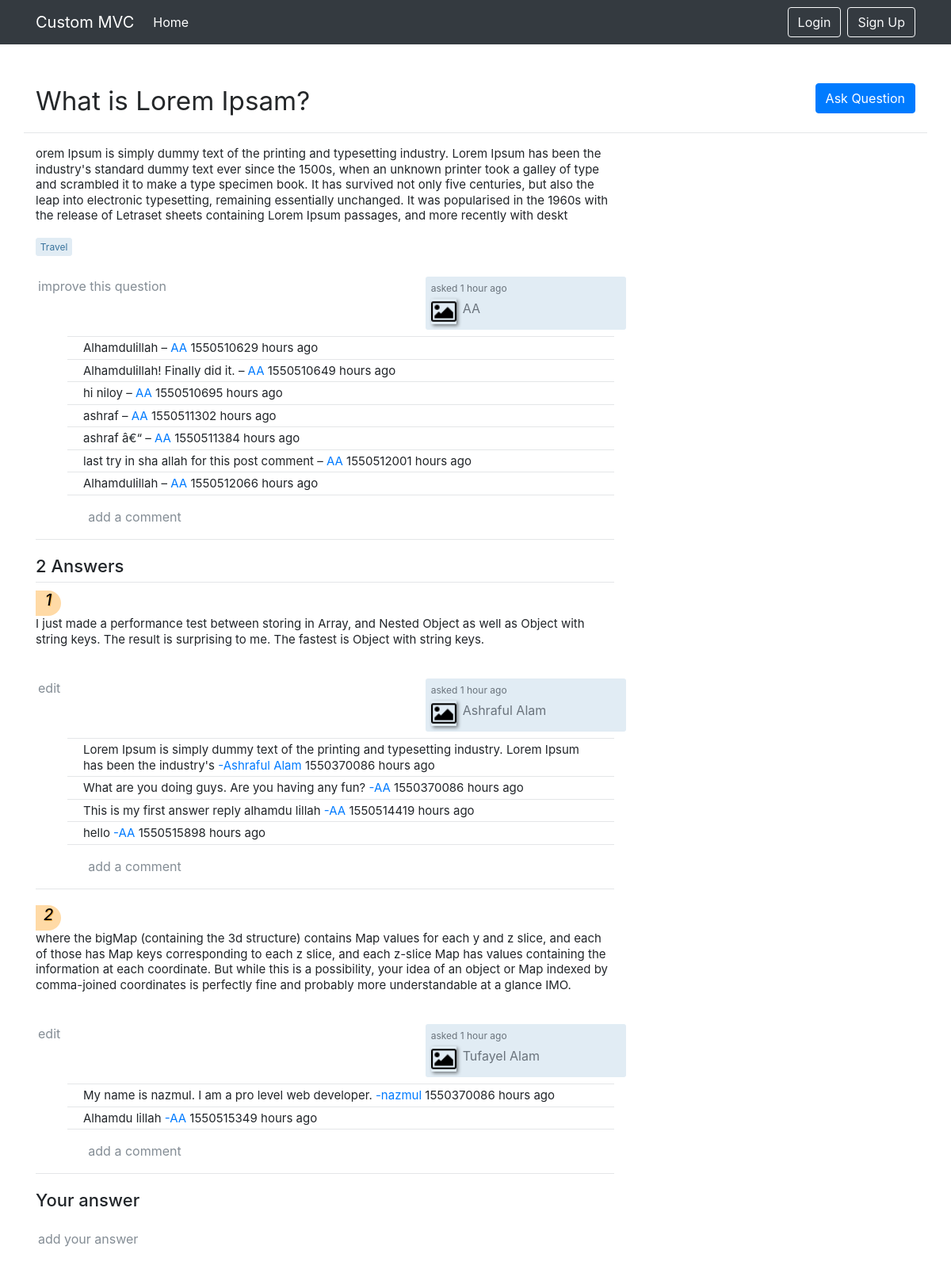
Page /PostController/postDetails?id=4 on the committed database.
### tables this page shows
CREATE TABLE `posts` (
  `id` int(15) NOT NULL,
  `user_id` int(15) NOT NULL,
  `cat_id` int(15) NOT NULL,
  `title` varchar(30) NOT NULL,
  `description` text NOT NULL
);

CREATE TABLE `categories` (
  `id` int(15) NOT NULL,
  `cat_title` varchar(30) NOT NULL
);

CREATE TABLE `users` (
  `id` int(15) NOT NULL,
  `name` varchar(30) NOT NULL,
  `email` varchar(30) NOT NULL,
  `password` varchar(256) NOT NULL,
  `hash` varchar(100) NOT NULL,
  `active` tinyint(1) NOT NULL
);

CREATE TABLE `post_comments` (
  `id` int(15) NOT NULL,
  `user_id` int(15) NOT NULL,
  `post_id` int(15) NOT NULL,
  `description` varchar(255) NOT NULL,
  `time` int(15) NOT NULL
);

CREATE TABLE `answers` (
  `id` int(15) NOT NULL,
  `user_id` int(15) NOT NULL,
  `post_id` int(15) NOT NULL,
  `description` text NOT NULL
);

CREATE TABLE `answer_comments` (
  `id` int(15) NOT NULL,
  `user_id` int(15) NOT NULL,
  `answer_id` int(15) NOT NULL,
  `description` varchar(255) NOT NULL,
  `time` int(15) NOT NULL
);

### config/load.php (called while the page is built, shortened)
<?php
class load {
	public function view ($name, $data = false) {
		include_once "templates/" . $name . ".php";
	}
	public function model ($name) {
		return new $name();
	}
}

### apps/mainmodel.php (called while the page is built, shortened)
<?php
  class mainmodel extends PDO{
		public function selectUserData($sql){
			$stat=$this->prepare($sql);
			$stat->execute();
			return $stat->fetchAll(PDO::FETCH_ASSOC);
		}
  }

### apps/PostModel.php (called while the page is built, shortened)
<?php
  include_once "config/database.php";
  class PostModel extends database {
    public function getPostData($post_table, $user_table, $category_table, $cond) {
      $sql = "SELECT $post_table.id, $user_table.name AS user_name, $category_table.cat_title AS category,  $post_table.title, $post_table.description
        FROM $post_table
        INNER JOIN $user_table on $post_table.user_id = $user_table.id
        INNER JOIN $category_table on $post_table.cat_id = $category_table.id
        WHERE $cond
        ORDER BY $post_table.id DESC";
      return $this->db->selectUserData($sql);
    }
    public function getPostCommentData($comment_table, $user_table, $cond) {
      $sql = "SELECT $user_table.name AS user_name, $comment_table.description, $comment_table.time
        FROM $comment_table
        INNER JOIN $user_table ON $comment_table.user_id = $user_table.id
        WHERE $cond";
    return $this->db->selectUserData($sql);
    }
    public function getAnswerCommentData($comment_table, $user_table, $answer_table, $cond) {
      $sql = "SELECT $user_table.name AS user_name, $answer_table.id AS answer_id, $comment_table.description, $comment_table.time
        FROM $comment_table
        INNER JOIN $user_table ON $comment_table.user_id = $user_table.id
        INNER JOIN $answer_table ON $comment_table.answer_id = $answer_table.id
        WHERE $cond";
    return $this->db->selectUserData($sql);
    }
    public function getAnswerData($answer_table, $user_table, $answerCond) {
      $sql = "SELECT $answer_table.id, $answer_table.user_id, $user_table.name, $answer_table.description
        FROM $answer_table
        INNER JOIN $user_table ON $answer_table.user_id = $user_table.id
        WHERE $answerCond";
    return $this->db->selectUserData($sql);
    }
  }

### config/maincontroller.php (called while the page is built, shortened)
<?php
  class maincontroller {
    function __construct() {
      $this->load = new load();
    }
  }

### config/database.php (called while the page is built, shortened)
<?php
  class database{
  	public function __construct(){
      $dbname = 'login';
      $host = 'localhost';
  		$username = 'root';
  		$password = '';
      $dsn = "mysql:dbname=$dbname; host=$host";
			$this->db= new mainmodel($dsn, $username, $password);
  	}
  }

### templates/post/postdetail/post.php (the view, shortened to what this page needs)
<div class="post">
  <div class="post-text">
    <p><?php echo $post[0]['description']; ?></p>
  </div>
  <div class="post-taglist">
    <a href="#" class="post-tag"><?php echo $post[0]['category']; ?></a>
  </div>
  <div class="row post-profile pt-4">
    <div class="col-md-8 post-menu">
      <a href="#" class="edit-post">improve this question</a>
    </div>
    <div class="col-md-4 user-info">
      <div class="user-action-time">
        asked 1 hour ago
      </div>
      <div class="user-picture">
        <img src="<?php echo BASE_URL; ?>/assets/images/user.png" alt="User" width="32" height="32">
      </div>
      <div class="user-details">
        <?php echo $post[0]['user_name']; ?>
      </div>
    </div>
  </div>
  <div class="post-comment mt-2">
    <div class="comments" id="post-comment-div">
      <ul class="comment-list" id="add-post-comment-js">
        <?php foreach ($postcomments as $postComment) {
        echo '<li class="comment-text">
          <span class="comment-body">'. $postComment['description'] .' – </span>
          <a href="#">'. $postComment['user_name'] .'</a>
          <span class="comment-date">'. $postComment['time'].' hours ago</span>
        </li>';
        } ?>
      </ul>
    </div>
  </div>
  <div class="post-comment-box">
    <form id="add-comment-to-post-form" action="<?php echo BASE_URL; ?>/PostController/addCommentToPost" method="POST">
      <div class="form-group">
        <div class="row">
          <div class="col-md-1">
          </div>
          <?php if(isset($_SESSION['ownUserData']) || isset($_SESSION['access_token'])) {
            echo '
          <div class="col-md-9">
            <input class="form-control" name="post-comment-box" id="post-comment-box"  placeholder="Write a comment" rows=1 required></input>
            <input type="hidden" id="postid" name="postid" value="'.$_GET['id'].'">
          </div>
          <div class="col-md-2">
            <button type="button" name="add-post-comment-submit" id="add-post-comment-submit" class="btn btn-primary">Add comment</button>
          </div>';
          } else {
            echo '<div class="col-md-11 post-menu">
                <a href="#">add a comment</a>
              </div>';
          } ?>
        </div>
      </div>
    </form>
  </div>
</div>

### templates/post/postdetails.php (shortened to what this page needs)
<?php include('templates/main.php'); ?>
<div class="container">
  <div class="row mt-4">
    <div class="col-md-8 offset-md-2">
    </div>
  </div>
  <div class="row mt-4 post-head-section">
    <div class="col-md-8">
      <div class="">
        <a href="<?php echo BASE_URL."/PostController/addPost" ?>"><h1 class="post-header"><?php echo $post[0]['title']; ?></h1></a>
      </div>
    </div>
    <div class="col-md-4">
      <div class="d-flex flex-row-reverse">
        <a href="<?php echo BASE_URL."/PostController/addPost" ?>"><button class="btn btn-primary mb-4">Ask Question</button></a>
      </div>
    </div>
  </div>
  <div class="row">
    <div class="col-md-8">
      <?php include('templates/post/postdetail/post.php'); ?>
      <?php include('templates/post/postdetail/answers.php'); ?>
      <?php include('templates/post/postdetail/youranswer.php'); ?>
    </div>
    <div class="col-md-4">
    </div>
  </div>
</div>

### templates/post/postdetail/answers.php (shortened to what this page needs)
<div class="answers">
  <h2 class="answer-subheader"><?php echo count($answers); ?> Answers</h2>
  <?php foreach ($answers as $answer) { ?>
  <div class="post">
    <div class="post-id"><h5><?php echo $answer['id']; ?></h5></div>
    <div class="post-text">
      <p><?php echo $answer['description']; ?></p>
    </div>
    <div class="row post-profile pt-4">
      <div class="col-md-8 post-menu">
        <a href="#" class="edit-post">edit</a>
      </div>
      <div class="col-md-4 user-info">
        <div class="user-action-time">
          asked 1 hour ago
        </div>
        <div class="user-picture">
          <img src="<?php echo BASE_URL; ?>/assets/images/user.png" alt="User" width="32" height="32">
        </div>
        <div class="user-details">
          <?php echo $answer['name']; ?>
        </div>
      </div>
    </div>
    <div class="post-comment mt-2">
      <div class="comments" id="answer-comment-div">
        <ul class="comment-list">
          <?php foreach ($answercomments as $answerComment) {
            if ($answerComment['answer_id'] == $answer['id']) {
              echo '<li class="comment-text">
                <span class="comment-body">'. $answerComment['description']       .'</span>
                <a href="#">-'. $answerComment['user_name'] .'</a>
                <span class="comment-date">'. $answerComment['time'].' hours ago</span>
              </li>';
            }
          } ?>
        </ul>
      </div>
    </div>
    <div class="post-comment-box">
      <form id="add-comment-to-answer-form" action="<?php echo BASE_URL; ?>/PostController/addCommentToAnswers" method="POST">
        <div class="form-group">
          <div class="row">
            <div class="col-md-1"></div>
            <?php if(isset($_SESSION['ownUserData']) || isset($_SESSION['access_token'])) {
            echo '
          <div class="col-md-9">
            <textarea class="form-control" name="answer-comment-box" id="answer-comment-box"  placeholder="Write a comment" rows=1 required></textarea>
            <input type="hidden" id="answerid" name="answerid" value="'.$answer['id'].'">
          </div>
          <div class="col-md-2">
            <button type="button" name="add-answer-comment-submit" class="btn btn-primary">Add comment</button>
          </div>';
          } else {
            echo '<div class="col-md-11 post-menu">
                <a href="#">add a comment</a>
              </div>';
          } ?>
          </div>
        </div>
      </form>
    </div>
  </div>
  <?php } ?>
</div>

### includes/css/app.css (style rules this page uses)
.post-head-section { clear: both; margin-bottom: 1em; border-bottom: 1px solid #E4E6E8; }
.post-header { color: #242729; font-size: 2.07692308rem; font-weight: normal; line-height: 1.37; margin-bottom: .5em; text-decoration: none; cursor: pointer; }
.post-text { margin-bottom: 5px; word-wrap: break-word; font-size: 15px; line-height: 1.3; }
.post-tag { font-size: 12px; color: #39739d; background-color: #E1ECF4; border-color: #E1ECF4; position: relative; display: inline-block; padding: .4em .4em; margin: 2px 2px 2px 0; line-height: 1; white-space: nowrap; text-decoration: none; text-align: center; border-width: 1px; border-style: solid; border-radius: 3px; }
.post-menu>a { padding: 0 3px 2px; color: #848D95; text-decoration: none; cursor: pointer; }
.user-info { border-radius: 3px; background-color: #E1ECF4; padding: 5px 6px 7px 7px; width: 200px; color: #6A737C; }
.user-action-time { margin-top: 1px; margin-bottom: 4px; font-size: 12px; white-space: nowrap; }
.user-picture { box-shadow: 2px 2px 4px rgba(12,13,14,0.5); border-collapse: separate; float: left; border-radius: 1px; }
.user-details { margin-left: 8px; width: calc(100% - 40px); float: left; }
.post { border-bottom: 1px solid #E4E6E8; margin-bottom: 20px; }
.comment-text { position: relative; display: block; padding: .25rem 1.25rem; margin-bottom: -1px; background-color: #fff; font-size: 15px; line-height: 1.3; border-bottom: 1px solid #E4E6E8; border-top: 1px solid #E4E6E8; }
.post-id { background: rgba(255, 150, 0, 0.35); color: rgb(7, 5, 5); font-weight: 700; font-style: italic; text-shadow: 1px 1px rgba(255, 150, 0, 0.5); border-radius: 0 0.675em 0.675em 0; font-size: 1.5em; text-align: center; padding-top: 0; left: -5%; top: -0.65em; height: 1.35em; width: 1.35em; }
.answer-subheader { clear: both; margin-bottom: 10px; height: 34px; border-bottom: 1px solid #E4E6E8; font-size: 22px; }

### rows in the picture
posts: title "What is Lorem Ipsam?", description "orem Ipsum is simply dummy text of the printing and typesetting industry. Lorem Ipsum has been the industry's standard dummy text ever since the 1500s, when an unknown printer took a galley of type and scrambled it to make a type specimen book. It has survived not only five centuries, but also the leap into electronic typesetting, remaining essentially unchanged. It was popularised in the 1960s with the release of Letraset sheets containing Lorem Ipsum passages, and more recently with deskt", categories.cat_title "Travel", user.name "AA"
post_comments: description "Alhamdulillah", user.name "AA", time "1550510629"
post_comments: description "Alhamdulillah! Finally did it.", user.name "AA", time "1550510649"
post_comments: description "hi niloy", user.name "AA", time "1550510695"
post_comments: description "ashraf", user.name "AA", time "1550511302"
post_comments: description "ashraf â€“", user.name "AA", time "1550511384"
post_comments: description "last try in sha allah for this post comment", user.name "AA", time "1550512001"
post_comments: description "Alhamdulillah", user.name "AA", time "1550512066"
answers: id "1", description "I just made a performance test between storing in Array, and Nested Object as well as Object with string keys. The result is surprising to me. The fastest is Object with string keys.", user.name "Ashraful Alam"
answer_comments: description "Lorem Ipsum is simply dummy text of the printing and typesetting industry. Lorem Ipsum has been the industry's", user.name "Ashraful Alam", time "1550370086"
answer_comments: description "What are you doing guys. Are you having any fun?", user.name "AA", time "1550370086"
answer_comments: description "This is my first answer reply alhamdu lillah", user.name "AA", time "1550514419"
answer_comments: description "hello", user.name "AA", time "1550515898"
answers: id "2", description "where the bigMap (containing the 3d structure) contains Map values for each y and z slice, and each of those has Map keys corresponding to each z slice, and each z-slice Map has values containing the information at each coordinate. But while this is a possibility, your idea of an object or Map indexed by comma-joined coordinates is perfectly fine and probably more understandable at a glance IMO.", user.name "Tufayel Alam"
answer_comments: description "My name is nazmul. I am a pro level web developer.", user.name "nazmul", time "1550370086"
answer_comments: description "Alhamdu lillah", user.name "AA", time "1550515349"

### other values in the picture
count($answers) "2"
